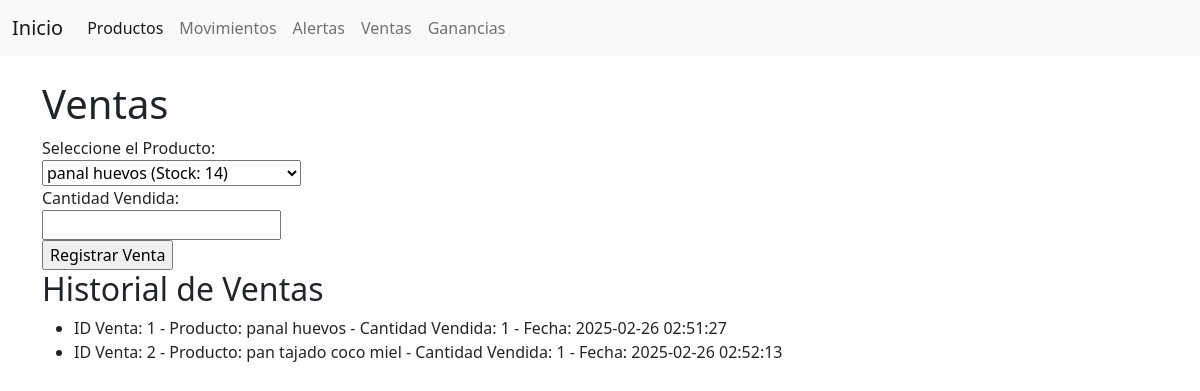
Page /ventas on the earlier database version.
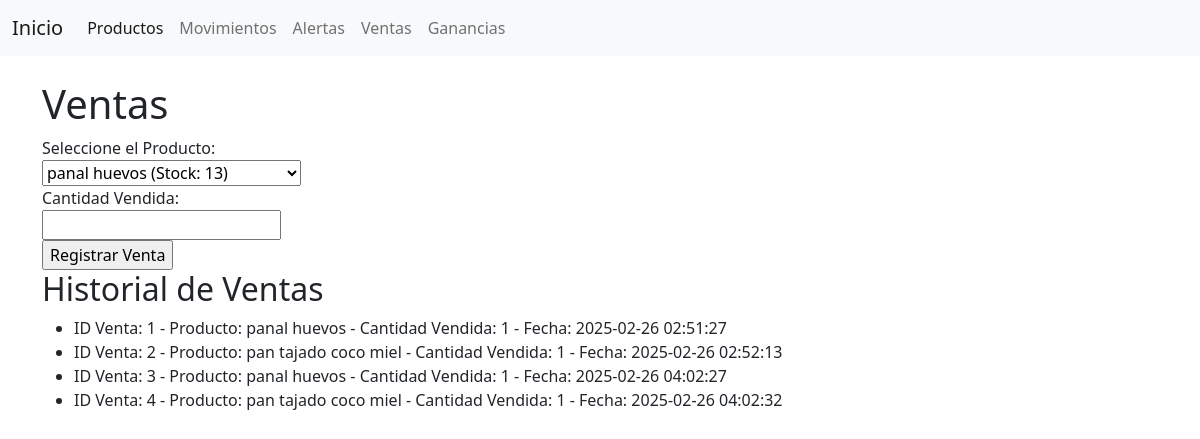
Same page on the later database version.
### app.py (models this page shows)
class Venta(db.Model):
    id = db.Column(db.Integer, primary_key=True)
    producto_id = db.Column(db.Integer, db.ForeignKey('producto.id'), nullable=False)
    producto = db.relationship('Producto', backref='ventas', lazy=True)  # Relación con Producto
    cantidad_vendida = db.Column(db.Integer, nullable=False)
    fecha_venta = db.Column(db.DateTime, nullable=False, default=db.func.current_timestamp())
    precio_venta_unitario = db.Column(db.Float, nullable=False)

class Producto(db.Model):
    id = db.Column(db.Integer, primary_key=True)
    nombre = db.Column(db.String(100), nullable=False)
    categoria = db.Column(db.String(100), nullable=False)
    precio_compra = db.Column(db.Float, nullable=False)
    precio_venta = db.Column(db.Float, nullable=False)
    stock_disponible = db.Column(db.Integer, nullable=False)
    proveedor = db.Column(db.String(100), nullable=False)
    umbral_alerta = db.Column(db.Integer, nullable=False, default=5)

### app.py (the view, shortened to what this page needs)
@app.route('/ventas', methods=['GET', 'POST'])
def ventas():
    productos = Producto.query.all()
    ventas = Venta.query.all()
    return render_template('ventas.html', productos=productos, ventas=ventas)

### templates/ventas.html
{% extends 'index.html' %}
{% block contenido %}
    <h1>Ventas</h1>
    <form action="" method="post">
        <label for="producto_id">Seleccione el Producto:</label><br>
        <select id="producto_id" name="producto_id">
            {% for producto in productos %}
                <option value="{{ producto.id }}">{{ producto.nombre }} (Stock: {{ producto.stock_disponible }})</option>
            {% endfor %}
        </select><br>
        <label for="cantidad_vendida">Cantidad Vendida:</label><br>
        <input type="number" id="cantidad_vendida" name="cantidad_vendida" required><br>
        <input type="submit" value="Registrar Venta">
    </form>
    <h2>Historial de Ventas</h2>
    <ul>
    {% for venta in ventas %}
        <li>
            ID Venta: {{ venta.id }} -
            Producto: {{ venta.producto.nombre }} -
            Cantidad Vendida: {{ venta.cantidad_vendida }} -
            Fecha: {{ venta.fecha_venta }}
        </li>
    {% endfor %}
    </ul>
{% endblock %}

### templates/index.html (shortened to what this page needs)
<!DOCTYPE html>
<html lang="es">
<head>
    <link rel="stylesheet" href="https://cdn.jsdelivr.net/npm/bootstrap@5.2.3/dist/css/bootstrap.min.css">
</head>
<body>
    <nav class="navbar navbar-expand-lg navbar-light bg-light">
        <div class="container-fluid">
            <a class="navbar-brand" href="{{ url_for('index') }}">Inicio</a>
            <div class="collapse navbar-collapse" id="navbarSupportedContent">
                <ul class="navbar-nav me-auto mb-2 mb-lg-0">
                    <li class="nav-item">
                        <a class="nav-link active" aria-current="page" href="{{ url_for('productos') }}">Productos</a>
                    </li>
                    <li class="nav-item">
                        <a class="nav-link" href="{{ url_for('movimientos') }}">Movimientos</a>
                    </li>
                    <li class="nav-item">
                        <a class="nav-link" href="{{ url_for('alertas') }}">Alertas</a>
                    </li>
                    <li class="nav-item">
                        <a class="nav-link" href="{{ url_for('ventas') }}">Ventas</a>
                    </li>
                    <li class="nav-item">
                        <a class="nav-link" href="{{ url_for('ganancias') }}">Ganancias</a>
                    </li>
                </ul>
            </div>
        </div>
    </nav>
    <div class="container mt-4">
        {% block contenido %}{% endblock %}
    </div>
</body>
</html>

Differences in the rows shown:
added Venta: id "3", producto.nombre "panal huevos", cantidad_vendida "1", fecha_venta "2025-02-26 04:02:27"
added Venta: id "4", producto.nombre "pan tajado coco miel", cantidad_vendida "1", fecha_venta "2025-02-26 04:02:32"
Other differences:
form field producto_id: "panal huevos (Stock: 14)" → "panal huevos (Stock: 13)"
